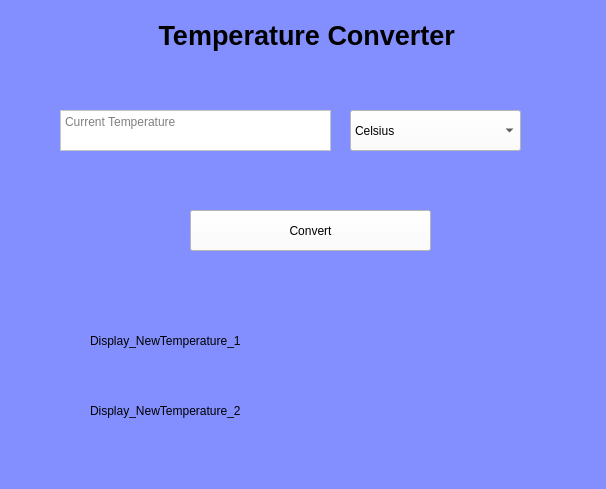
<?xml version="1.0" encoding="UTF-8"?>
<ui version="4.0">
 <class>Temperature_Converter</class>
 <widget class="QWidget" name="Temperature_Converter">
  <property name="geometry">
   <rect>
    <x>0</x>
    <y>0</y>
    <width>606</width>
    <height>489</height>
   </rect>
  </property>
  <property name="minimumSize">
   <size>
    <width>606</width>
    <height>489</height>
   </size>
  </property>
  <property name="maximumSize">
   <size>
    <width>606</width>
    <height>489</height>
   </size>
  </property>
  <property name="windowTitle">
   <string>Form</string>
  </property>
  <property name="styleSheet">
   <string notr="true">background-color:rgb(131, 143, 255);
color:black;</string>
  </property>
  <widget class="QLabel" name="label">
   <property name="geometry">
    <rect>
     <x>70</x>
     <y>10</y>
     <width>481</width>
     <height>51</height>
    </rect>
   </property>
   <property name="text">
    <string>&lt;html&gt;&lt;head/&gt;&lt;body&gt;&lt;p align=&quot;center&quot;&gt;&lt;span style=&quot; font-size:20pt; font-weight:600;&quot;&gt;Temperature Converter &lt;/span&gt;&lt;/p&gt;&lt;/body&gt;&lt;/html&gt;</string>
   </property>
  </widget>
  <widget class="QTextEdit" name="CurrentTemperature">
   <property name="geometry">
    <rect>
     <x>60</x>
     <y>110</y>
     <width>271</width>
     <height>41</height>
    </rect>
   </property>
   <property name="styleSheet">
    <string notr="true">font: 16pt &quot;Calibri&quot;;
background-color:rgb(255, 255, 255);</string>
   </property>
   <property name="placeholderText">
    <string>Current Temperature</string>
   </property>
  </widget>
  <widget class="QComboBox" name="CurrentTemperatureUnit">
   <property name="enabled">
    <bool>true</bool>
   </property>
   <property name="geometry">
    <rect>
     <x>350</x>
     <y>110</y>
     <width>171</width>
     <height>41</height>
    </rect>
   </property>
   <property name="styleSheet">
    <string notr="true">font: 16pt &quot;Calibri&quot;;
background-color:rgb(255, 255, 255);</string>
   </property>
   <item>
    <property name="text">
     <string>Celsius</string>
    </property>
   </item>
   <item>
    <property name="text">
     <string>Fahrenheit</string>
    </property>
   </item>
   <item>
    <property name="text">
     <string>Kelvin</string>
    </property>
   </item>
  </widget>
  <widget class="QPushButton" name="pushButton">
   <property name="geometry">
    <rect>
     <x>190</x>
     <y>210</y>
     <width>241</width>
     <height>41</height>
    </rect>
   </property>
   <property name="styleSheet">
    <string notr="true">font: 16pt &quot;Calibri&quot;;
background-color:rgb(255, 255, 255);</string>
   </property>
   <property name="text">
    <string>Convert</string>
   </property>
  </widget>
  <widget class="QLabel" name="Display_NewTemperature_1">
   <property name="enabled">
    <bool>false</bool>
   </property>
   <property name="geometry">
    <rect>
     <x>90</x>
     <y>320</y>
     <width>451</width>
     <height>41</height>
    </rect>
   </property>
   <property name="styleSheet">
    <string notr="true">border:2px soild black;
color:black;
font: 16pt &quot;Calibri&quot;;</string>
   </property>
   <property name="text">
    <string>Display_NewTemperature_1</string>
   </property>
  </widget>
  <widget class="QLabel" name="Display_NewTemperature_2">
   <property name="enabled">
    <bool>false</bool>
   </property>
   <property name="geometry">
    <rect>
     <x>90</x>
     <y>390</y>
     <width>451</width>
     <height>41</height>
    </rect>
   </property>
   <property name="styleSheet">
    <string notr="true">border:2px soild black;
color:black;
font: 16pt &quot;Calibri&quot;;</string>
   </property>
   <property name="text">
    <string>Display_NewTemperature_2</string>
   </property>
  </widget>
 </widget>
 <resources/>
 <connections/>
</ui>
